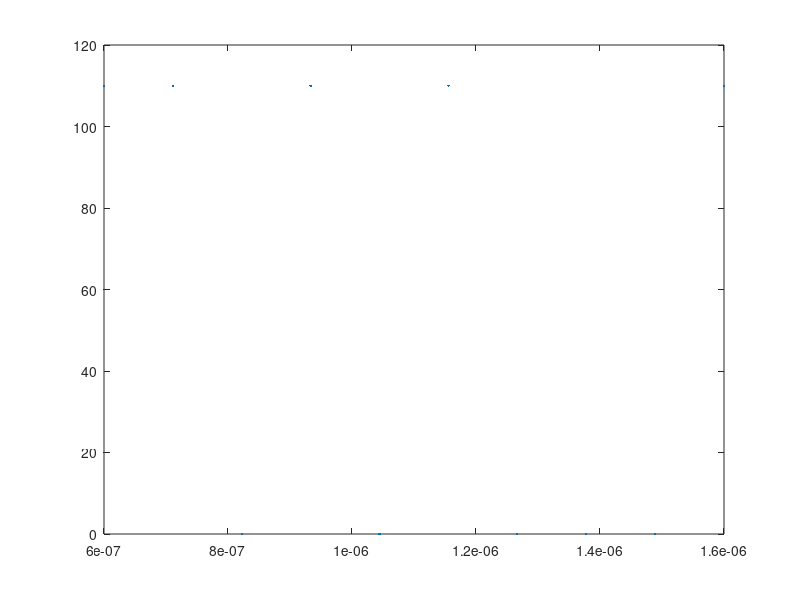

The MATLAB source for this figure:
clear;
nlambda=10;
lambda=linspace(600e-9,1600e-9,nlambda)';
nm=0.1325+4.0203i;%real part is normal refractive index and complex part
%is the decay term
%nm=0.1325;
np=1.732;
dna=1e-5;
na1=1.325;
na2=na1+dna;
na=[na1;na2];
u=pi*4e-7;%magnetic permebility of non-magnetic substances(assumed)
dm=43e-9;%thickness of metal layer
ntheta=10000;%number of values of theta
theta=linspace(44,55,ntheta);%44 to 55 for chosen lambdas
costheta=sqrt(1-((sind(theta)).^2).*((np^2)/(nm^2)));
bdm=(costheta).*((360*nm*dm)./lambda);
qp=(cosd(theta)).*((sqrt(u))/np);
qm=costheta.*(sqrt(u)/nm);
%M=[cosd(bdm);-((sind(bdm)).*(1i./qm));-((sind(bdm)).*(1i.*qm));cosd(bdm)];
M0(:,:,1)=cosd(bdm);
M0(:,:,2)=-((sind(bdm)).*(1i./qm));
M0(:,:,3)=-((sind(bdm)).*(1i.*qm));
M0(:,:,4)=cosd(bdm);
qa=zeros(1,ntheta,2);
indexmin=zeros(nlambda,2);
r=zeros(nlambda,ntheta,2);
R=zeros(nlambda,ntheta,2);
resoangle=zeros(1,2);
for k=1:2
    qa(:,:,k)=(sqrt(1-((sind(theta)).^2).*((np^2)./((na(k)).^2)))).*((sqrt(u))./(na(k)));
    r(:,:,k)=((M0(:,:,1)+(M0(:,:,2)).*(qa(:,:,k))).*qp-(M0(:,:,3)+(M0(:,:,4)).*(qa(:,:,k))))./((M0(:,:,1)+(M0(:,:,2)).*(qa(:,:,k))).*qp+(M0(:,:,3)+(M0(:,:,4)).*(qa(:,:,k))));
    R(:,:,k)=(abs(r(:,:,k))).^2;
    %plot(theta,R);
    %xlabel('Incidence angle (deg)');
    %ylabel('Reflectivity');
    %legend({'na=1.325','na=1.335'},'Location','southwest');
    for l=1:nlambda
        %Below is the block to find extrema
        indexmin(l,k) = find(min(R(l,:,k)) == R(l,:,k));
        resoangle(l,k) = theta(indexmin(l,k));
        %Above is the block to find extrema
    end
end
S=abs((resoangle(:,2)-resoangle(:,1))./dna);
plot(lambda,S,'.');
%plot(theta,R(:,:,1));% check




